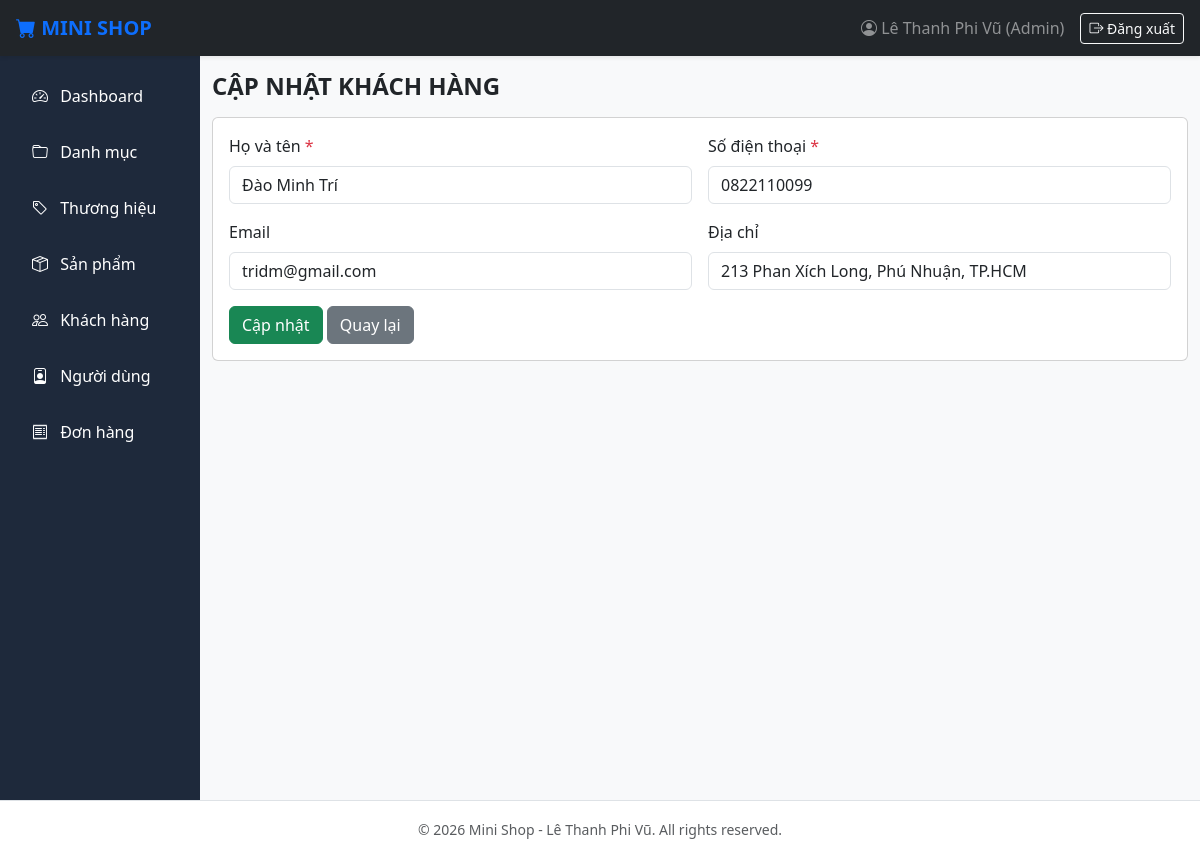
The page /views/admin/customers/edit.php?id=17 on the database its author committed.
### tables this page shows
CREATE TABLE `customers` (
  `id` INT AUTO_INCREMENT PRIMARY KEY,
  `fullname` VARCHAR(100) NOT NULL,
  `phone` VARCHAR(20) NOT NULL,
  `email` VARCHAR(100) DEFAULT NULL,
  `address` VARCHAR(255) DEFAULT NULL,
  `note` TEXT DEFAULT NULL,
  `status` TINYINT DEFAULT 1,
  `created_at` DATETIME DEFAULT CURRENT_TIMESTAMP,
  `updated_at` DATETIME DEFAULT CURRENT_TIMESTAMP ON UPDATE CURRENT_TIMESTAMP
);

### config/Database.php (called while the page is built, shortened)
<?php
class Database
{
    protected string $host = "localhost";
    protected string $database = "lethanhphivu_database";
    protected string $username = "root";
    protected string $password = "";
    protected function connect(): void
    {
        $this->conn = new mysqli($this->host, $this->username, $this->password, $this->database);
    }
}

### dao/CustomerDAO.php (called while the page is built, shortened)
<?php
require_once __DIR__ . "/BaseDAO.php";
require_once __DIR__ . "/../models/Customer.php";
class CustomerDAO extends BaseDAO
{
    private function mapRow(array $row): Customer
    {
        $c = new Customer(
            $row["fullname"],
            $row["phone"],
            $row["email"],
            $row["address"],
            $row["note"],
            (int)$row["status"]
        );
        $c->id = (int)$row["id"];
        $c->createdAt = $row["created_at"] ?? '';
        $c->updatedAt = $row["updated_at"] ?? '';
        return $c;
    }
    public function findById(int $id): ?Customer
    {
        try {
            $sql = "SELECT id, fullname, phone, email, address, note, status, created_at, updated_at FROM customers WHERE id = ?";
            $stmt = $this->prepare($sql);
            $stmt->bind_param("i", $id);
            $stmt->execute();
            $result = $stmt->get_result();
            if ($row = $result->fetch_assoc()) {
                return $this->mapRow($row);
            }
        } catch (Exception $e) {
            throw $e;
        }
        return null;
    }
}

### dao/BaseDAO.php (called while the page is built, shortened)
<?php
require_once __DIR__ . "/../config/Database.php";
class BaseDAO extends Database
{
    protected function prepare(string $sql): mysqli_stmt|false
    {
        return $this->conn->prepare($sql);
    }
}

### models/Customer.php (called while the page is built, shortened)
<?php
class Customer
{
    public function __construct(
        string $fullname = "",
        string $phone = "",
        ?string $email = null,
        ?string $address = null,
        ?string $note = null,
        int $status = 1
    ) {
        $this->fullname = $fullname;
        $this->phone = $phone;
        $this->email = $email;
        $this->address = $address;
    }
}

### views/admin/customers/edit.php (the view, shortened to what this page needs)
<?php
require_once __DIR__ . "/../../../dao/CustomerDAO.php";
$dao = new CustomerDAO();
$errors = [];
$id = (int)($_GET['id'] ?? 0);
$cust = $dao->findById($id);
if (($_SERVER['REQUEST_METHOD'] ?? '') === 'POST') {
    $fullname = trim($_POST['fullname'] ?? '');
    $phone = trim($_POST['phone'] ?? '');
    $email = trim($_POST['email'] ?? '');
    $address = trim($_POST['address'] ?? '');
    if ($fullname === '') $errors[] = 'Họ tên không được để trống';
    if ($phone === '') $errors[] = 'Số điện thoại không được để trống';
    if (empty($errors)) {
        $cust->fullname = $fullname; $cust->phone = $phone; $cust->email = $email; $cust->address = $address;
        $dao->update($cust);
        header("Location: index.php"); exit;
    }
} else {
    $fullname = $cust->fullname; $phone = $cust->phone; $email = $cust->email; $address = $cust->address;
}
?>
<h4 class="fw-bold mb-3">CẬP NHẬT KHÁCH HÀNG</h4>
<form method="POST" class="card card-body">
    <div class="row g-3">
        <div class="col-md-6"><label class="form-label">Họ và tên <span class="text-danger">*</span></label><input name="fullname" class="form-control" value="<?= htmlspecialchars($fullname) ?>" required></div>
        <div class="col-md-6"><label class="form-label">Số điện thoại <span class="text-danger">*</span></label><input name="phone" class="form-control" value="<?= htmlspecialchars($phone) ?>" required></div>
        <div class="col-md-6"><label class="form-label">Email</label><input name="email" type="email" class="form-control" value="<?= htmlspecialchars($email ?? '') ?>"></div>
        <div class="col-md-6"><label class="form-label">Địa chỉ</label><input name="address" class="form-control" value="<?= htmlspecialchars($address ?? '') ?>"></div>
        <div class="col-12"><button class="btn btn-success">Cập nhật</button> <a href="index.php" class="btn btn-secondary">Quay lại</a></div>
    </div>
</form>
<?php $content = ob_get_clean(); include __DIR__ . "/../layouts/master.php"; ?>

### views/admin/layouts/header.php (style rules this page uses)
body { font-family: system-ui, -apple-system, sans-serif; background-color: #f8f9fa; }

### rows shown on the page
customers: fullname "Đào Minh Trí", phone "0822110099", email "tridm@gmail.com", address "213 Phan Xích Long, Phú Nhuận, TP.HCM"
